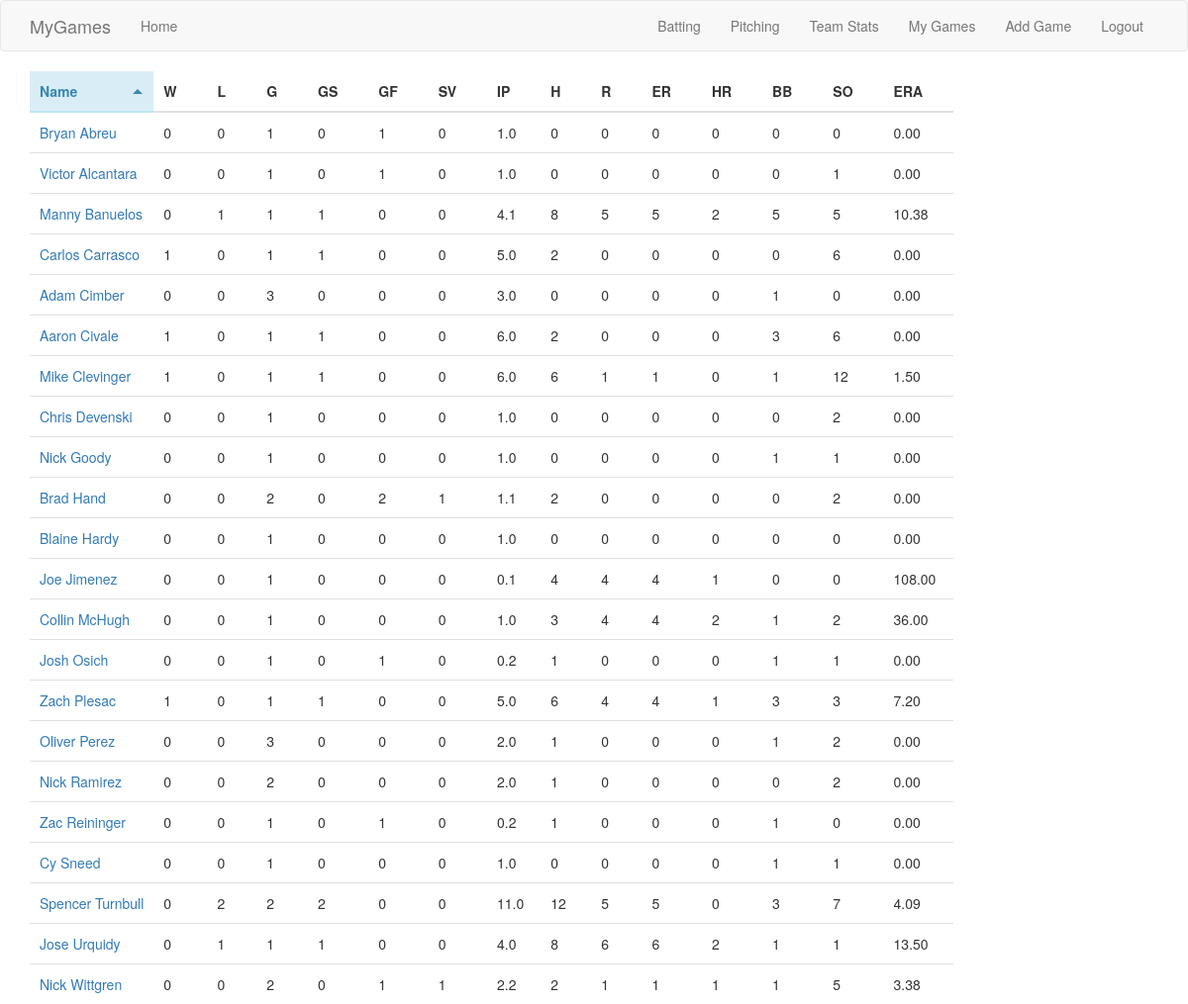
Page /pitcherstats (signed in) on the earlier database version.
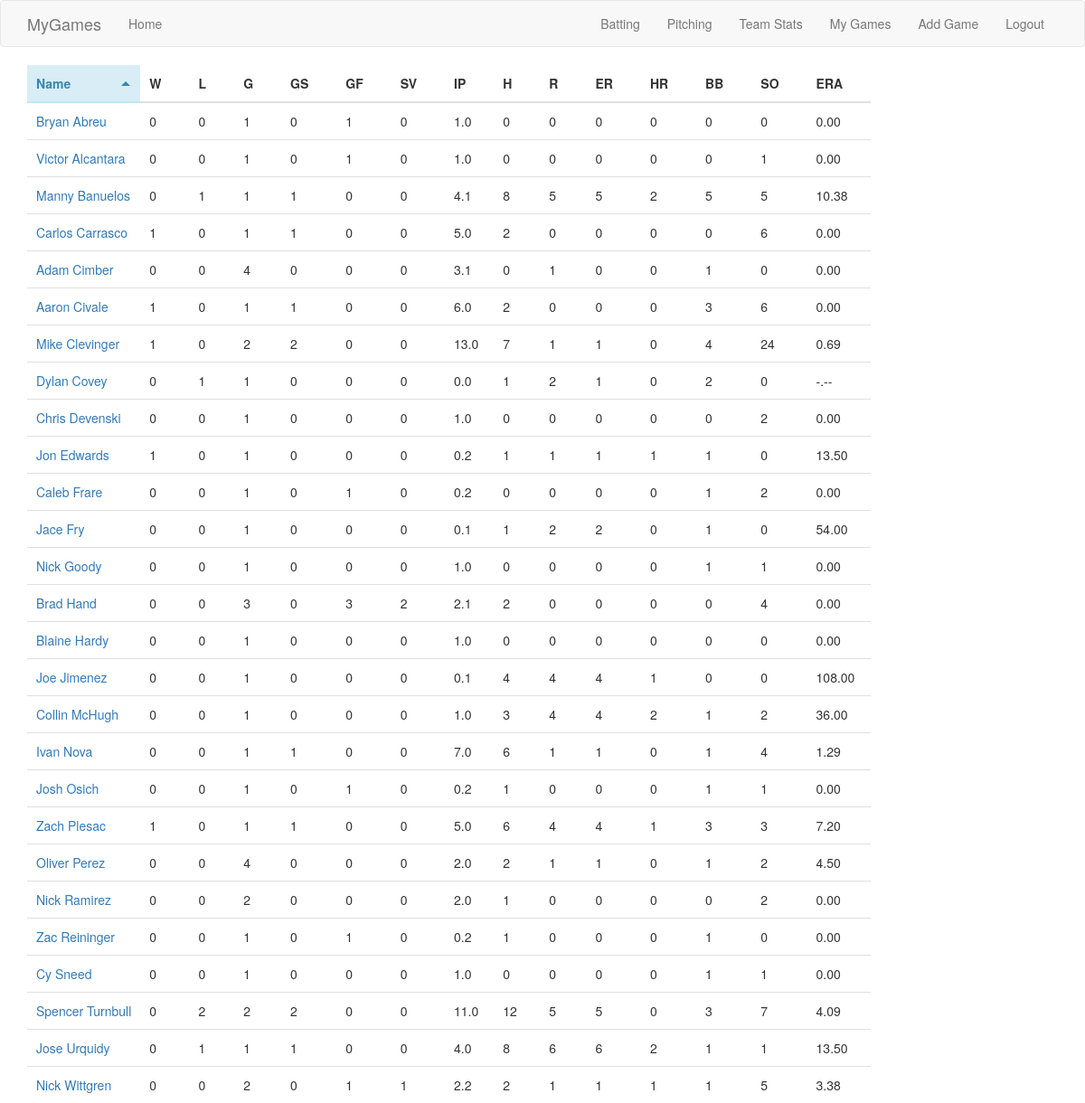
Same page on the later database version.
### app/models.py (models this page shows)
class PitchGame(db.Model):
	id = db.Column(db.Integer, primary_key=True)
	game_pk = db.Column(db.Integer, db.ForeignKey('game_data.game_pk'), index=True)
	pitcher_id = db.Column(db.Integer, db.ForeignKey('player_data.id'), index=True)
	w = db.Column(db.Integer)
	losses = db.Column(db.Integer)
	gs = db.Column(db.Integer)
	gf = db.Column(db.Integer)
	sv = db.Column(db.Integer)
	h = db.Column(db.Integer)
	r = db.Column(db.Integer)
	er = db.Column(db.Integer)
	hr = db.Column(db.Integer)
	bb = db.Column(db.Integer)
	so = db.Column(db.Integer)
	outs = db.Column(db.Integer)

class PlayerData(db.Model):
	id = db.Column(db.Integer, primary_key=True)
	name = db.Column(db.String(64), index=True)
	sort_name = db.Column(db.String(64), index=True)

### app/routes.py (the view)
@app.route('/pitcherstats')
@login_required
def pitcher_stats():
	games = Game.query.filter_by(user_id=current_user.id)
	pks = [ game.game_pk for game in games ]
	pitchers = defaultdict(lambda: defaultdict(int))
	for pk in pks:
		pitch_games = PitchGame.query.filter_by(game_pk=pk)
		for game in pitch_games:
			id = game.pitcher_id
			pitchers[id]['w'] = pitchers[id]['w'] + game.w
			pitchers[id]['losses'] = pitchers[id]['losses'] + game.losses
			pitchers[id]['g'] = pitchers[id]['g'] + 1
			pitchers[id]['gs'] = pitchers[id]['gs'] + game.gs
			pitchers[id]['gf'] = pitchers[id]['gf'] + game.gf
			pitchers[id]['sv'] = pitchers[id]['sv'] + game.sv
			pitchers[id]['outs'] = pitchers[id]['outs'] + game.outs
			pitchers[id]['h'] = pitchers[id]['h'] + game.h
			pitchers[id]['r'] = pitchers[id]['r'] + game.r
			pitchers[id]['er'] = pitchers[id]['er'] + game.er
			pitchers[id]['hr'] = pitchers[id]['hr'] + game.hr
			pitchers[id]['bb'] = pitchers[id]['bb'] + game.bb
			pitchers[id]['so'] = pitchers[id]['so'] + game.so
	for id in pitchers.keys():
		pitchers[id]['ip'] = '{}.{}'.format(int(pitchers[id]['outs'] / 3),
											pitchers[id]['outs'] % 3)
		if pitchers[id]['outs'] == 0:
			pitchers[id]['era'] = '-.--'
		else:
			era = (pitchers[id]['er'] / pitchers[id]['outs']) * 27
			pitchers[id]['era'] = '{:.2f}'.format(era)
		player_record = PlayerData.query.filter_by(id=id).first()
		if player_record is not None:
			pitchers[id]['name'] = player_record.name
			pitchers[id]['sortname'] = player_record.sort_name
		else:
			pitchers[id]['name'] = "???"
			pitchers[id]['sortname'] = "???"
	players = sorted(pitchers.items(), key=lambda x: x[1]['sortname'])
	return render_template("pitch_stats.html", players=players)

### app/models.py (called while the page is built)
@login.user_loader
def load_user(id):
	return User.query.get(int(id))

### app/templates/pitch_stats.html
{% extends "sort_table.html" %}
{% block app_content %}
<table class="sortable-theme-bootstrap" data-sortable>
	<thead>
		<tr>
			<th data-sorted="true" data-sorted-direction="ascending">Name</th>
			<th>W</th>
			<th>L</th>
			<th>G</th>
			<th>GS</th>
			<th>GF</th>
			<th>SV</th>
			<th>IP</th>
			<th>H</th>
			<th>R</th>
			<th>ER</th>
			<th>HR</th>
			<th>BB</th>
			<th>SO</th>
			<th>ERA</th>
		</tr>
	</thead>
	<tbody>
		{% for player in players %}
		<tr>
			<td data-value="{{ player[1]['sortname'] }}">
				<a href="{{ url_for('pitcher_games', player_id=player[0]) }}">
					{{ player[1]['name'] }}
				</a>
			</td>
			<td>{{ player[1]['w'] }}</td>
			<td>{{ player[1]['losses'] }}</td>
			<td>{{ player[1]['g'] }}</td>
			<td>{{ player[1]['gs'] }}</td>
			<td>{{ player[1]['gf'] }}</td>
			<td>{{ player[1]['sv'] }}</td>
			<td>{{ player[1]['ip'] }}</td>
			<td>{{ player[1]['h'] }}</td>
			<td>{{ player[1]['r'] }}</td>
			<td>{{ player[1]['er'] }}</td>
			<td>{{ player[1]['hr'] }}</td>
			<td>{{ player[1]['bb'] }}</td>
			<td>{{ player[1]['so'] }}</td>
			<td>{{ player[1]['era'] }}</td>
		</tr>
		{% endfor %}
	</tbody>
</table>
{% endblock %}

### app/templates/sort_table.html (shortened to what this page needs)
{% extends "base.html" %}
{% block styles %}
	{{ super() }}
	<link rel="stylesheet" href="{{ url_for('static', filename='css/sortable-theme-bootstrap.css') }}">
{% endblock %}

### app/templates/base.html (shortened to what this page needs)
{% extends 'bootstrap/base.html' %}
{% block navbar %}
    <nav class="navbar navbar-default">
        <div class="container">
            <div class="navbar-header">
                <a class="navbar-brand" href="{{ url_for('index') }}">MyGames</a>
            </div>
            <div class="collapse navbar-collapse" id="bs-example-navbar-collapse-1">
                <ul class="nav navbar-nav">
                    <li><a href="{{ url_for('index') }}">Home</a></li>
                </ul>
                <ul class="nav navbar-nav navbar-right">
                    {% if current_user.is_anonymous %}
                    <li><a href="{{ url_for('login') }}">Login</a></li>
                    {% else %}
                    <li><a href="{{ url_for('batter_stats') }}">Batting</a></li>
					<li><a href="{{ url_for('pitcher_stats') }}">Pitching</a></li>
					<li><a href="{{ url_for('team_records') }}">Team Stats</a></li>
					<li><a href="{{ url_for('list_games') }}">My Games</a></li>
					<li><a href="{{ url_for('choose_date') }}">Add Game</a></li>
                    <li><a href="{{ url_for('logout') }}">Logout</a></li>
                    {% endif %}
                </ul>
            </div>
        </div>
    </nav>
{% endblock %}
{% block content %}
    <div class="container">
        {% block app_content %}{% endblock %}
    </div>
{% endblock %}

Differences in the rows shown:
computed for PitchGame "Adam Cimber": player "3" → "4"; player "3.0" → "3.1"; player "0" → "1"
computed for PitchGame "Mike Clevinger": player "1" → "2"; player "6.0" → "13.0"; id "6" → "7"; player "1" → "4"; so "12" → "24"; player "1.50" → "0.69"
added PitchGame: name "Dylan Covey", player "0", player "1", player "0.0", player "2", player "-.--"
added PitchGame: name "Jon Edwards", player "1", player "0", player "0.2", player "13.50"
added PitchGame: name "Caleb Frare", player "0", player "1", player "0.2", player "2", player "0.00"
added PitchGame: name "Jace Fry", player "0", player "1", player "0.1", player "2", player "54.00"
computed for PitchGame "Brad Hand": player "2" → "3"; player "1" → "2"; player "1.1" → "2.1"; player "2" → "4"
added PitchGame: name "Ivan Nova", player "0", player "1", player "7.0", h "6", so "4", player "1.29"
computed for PitchGame "Oliver Perez": player "3" → "4"; player "1" → "2"; player "0" → "1"; player "0.00" → "4.50"
